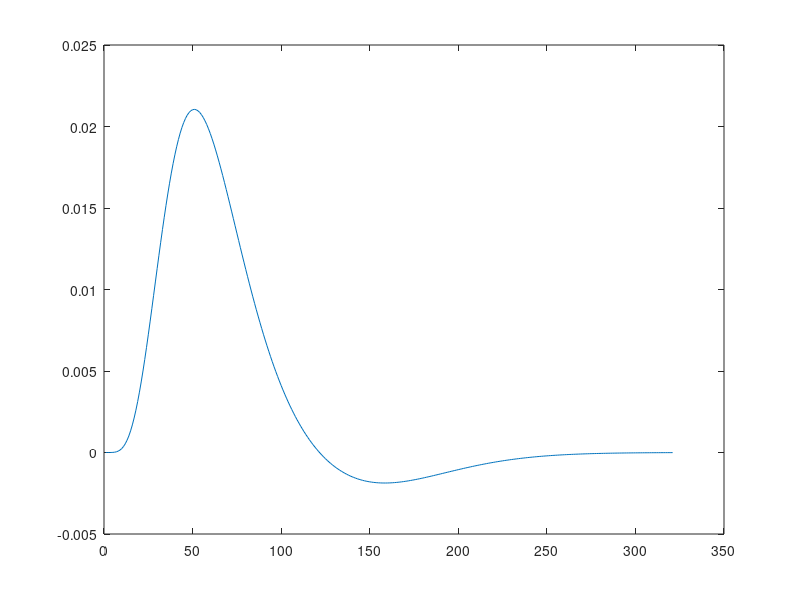

This figure's MATLAB source: (Note: this script raises an error after producing the figure.)
%% 

load('vox100stuff.mat');
load('spm_hrf_01');
%%
plot(spm_hrf_01)
%%

% First question: how to deal with the "null" signal and also
% the first 6 "calibration" signals? (for a single block)
% 
% A: Treat the "null" signal (the one that occurs at the time
% you would expect a stimuli) as the "13th" stimuli.
% Treat the first 6 calibration as "14"th to "19"th stimuli.

sel_vox = vox100s;
ind = 2;
cur_block = sel_vox{ind};
stim_block_12 = seqVal(:,ind);
stim_block_12(stim_block_12 > 0) = stim_block_12(stim_block_12 > 0)- (ind-1)*12; % there are 12 stimuli
nt = length(cur_block); % total number of time points, 696
ns = nt/4; % total number of stimuli, 174
sub_stim_block = stim_block_12(-3 + 4*(1:ns)); 
sub_stim_block(sub_stim_block ==0) = 13; % assign a new factor for the zero signal
sub_stim_block(1:6) = 13 + (1:6); % assign new factors for the calibration signals
stim_block_13 = stim_block_12;
stim_block_13(-3 + 4*(1:ns)) = sub_stim_block;
stim_block_all = stim_block_12;
stim_block_all(-3 + 4*(1:ns)) = 1:ns;

%%

len_hrf = 30; % number of points to include in the HRF
stim_block = stim_block_13;
resid_corr = 0.*cur_block;
%% test the functions


hrf_params = randn(len_hrf,1);
stim_amps = 1.*randn(max(stim_block),1)+1;
const = 10.0*randn(1);
y = pred_signal( hrf_params, stim_block, stim_amps, const );
hrf_params2 = fit_hrf_l2( y, stim_block, stim_amps, len_hrf, 1000 );
stim_amps2 = fit_amps_l2( y, hrf_params, stim_block, 10);

figure; scatter(stim_amps,stim_amps2)
figure; plot(hrf_params); hold on; plot(hrf_params2,'r')

{norm(stim_amps - stim_amps2), norm(hrf_params-hrf_params2)}


%% fit data


y0 = sel_vox{ind};
y = y0 -resid_corr;
const.off = 5.5; % chosen so that stim_amps(13) ~~ 0
y = y - const.off; 
len_hrf = 20;
hrf_params = spm_hrf_01(-9+ 10*(1:len_hrf));
nits = 30;
[ hrf_params, stim_amps, yhat, rsse ] = fit_amps_hrf( y, hrf_params, stim_block, nits );
{const,stim_amps(13),rsse, norm(stim_amps)}
figure; plot(stim_amps)
figure; plot(hrf_params)

%% fit data with auto constant

y0 = sel_vox{ind};
y = y0 -resid_corr;
len_hrf = 30;
hrf_params = spm_hrf_01(-9+ 10*(1:len_hrf));
nits = 20;
l2p_a = 0.1*ones(1,max(stim_block));
%l2p_a(13) = 100;
l2p = 1000;
[ hrf_params, stim_amps, yhat, rsse ,const ] = fit_amps_hrf_l2( y, hrf_params, stim_block, nits, l2p_a ,l2p );
{const,stim_amps(13),rsse, norm(stim_amps)}

figure; plot(stim_amps)
figure; plot(hrf_params)

%% effect of each event

[event_amps, yhat] = fit_amps_l2( y, hrf_params, stim_block_all,l2p_a(1));
figure; plot(event_amps)
figure; scatter(sub_stim_block, event_amps)

%% residuals

resid = y - yhat;
resids = smooth(resid, .1, 'lowess');
figure; plot(resid); hold on; plot(resids, 'r')
resid_corr = resids;

%% GLS

resid = y - yhat;
ffs = fft(resid);
f0 = 1:nt;
figure; plot(f0,real(ffs).^2 + imag(ffs).^2);
ffs2 = 0.*ffs;
thres =20;
ffs2(abs(f0) < thres) = ffs(abs(f0) < thres);
figure; plot(f0,real(ffs2).^2 + imag(ffs2).^2);

resid2 = ifft(ffs2);
figure;plot(real(resid2)); hold on; plot(resid, 'r');

%%

cov1 = fft2mat(ffs2);